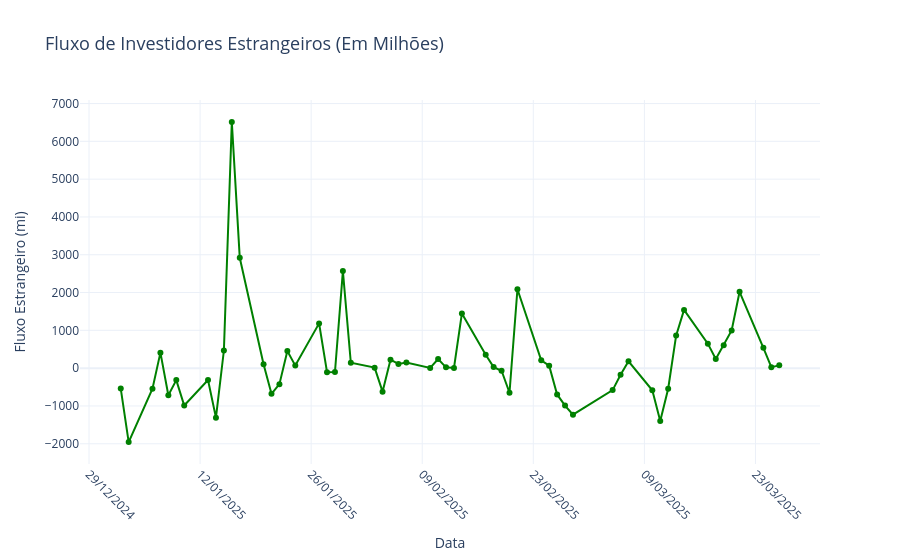

The cell this chart's notebook holds for it:
### Markdown cell above
# Fluxo de Investidores Estrangeiro

### Code cell
import pandas as pd
import requests
from bs4 import BeautifulSoup
import plotly.graph_objects as go
from datetime import datetime

# URL do site
url = "https://www.dadosdemercado.com.br/fluxo"

# Fazer a requisição HTTP para obter o conteúdo da página
response = requests.get(url)
if response.status_code == 200:
    soup = BeautifulSoup(response.content, 'html.parser')

    # Encontrar a tabela na página
    tabela_html = soup.find('table')  # Localiza a primeira tabela na página
    if tabela_html:
        # Ler a tabela HTML com pandas
        tabela = pd.read_html(str(tabela_html))[0]

        # Verificar os nomes das colunas
        print("Colunas disponíveis na tabela:", tabela.columns)

        # Garantir que a coluna 'Data' esteja no formato datetime
        tabela['Data'] = pd.to_datetime(tabela['Data'], format='%d/%m/%Y', errors='coerce')

        # Verificar se a coluna 'Estrangeiro' existe
        if 'Estrangeiro' in tabela.columns:
            # Converter os valores da coluna 'Estrangeiro' para numérico
            tabela['Estrangeiro'] = tabela['Estrangeiro'].str.replace(' mi', '')  # Remover 'mi'
            tabela['Estrangeiro'] = tabela['Estrangeiro'].str.replace('.', '', regex=False)  # Remover separadores de milhares
            tabela['Estrangeiro'] = tabela['Estrangeiro'].str.replace(',', '.', regex=False).astype(float)

            # Filtrar os dados a partir do início do ano atual
            inicio_ano = datetime(datetime.now().year, 1, 1)  # Primeiro dia do ano atual
            tabela_filtrada = tabela[tabela['Data'] >= inicio_ano]

            # Criar o gráfico de linha com a coluna 'Estrangeiro'
            fig = go.Figure()

            # Adicionar a linha conectando os valores de 'Estrangeiro'
            fig.add_trace(go.Scatter(
                x=tabela_filtrada['Data'],  # Eixo X: coluna Data
                y=tabela_filtrada['Estrangeiro'],  # Eixo Y: fluxo estrangeiro
                mode='lines+markers',
                name='Estrangeiro',
                line=dict(color='green'),
                marker=dict(size=6, color='green', symbol='circle')
            ))

            # Personalizar o layout
            fig.update_layout(
                title='Fluxo de Investidores Estrangeiros (Em Milhões)',
                xaxis_title='Data',
                yaxis_title='Fluxo Estrangeiro (mi)',
                template='plotly_white',
                xaxis=dict(
                    tickformat='%d/%m/%Y',  # Formatar as datas no eixo X
                    tickangle=45,           # Rotacionar os rótulos do eixo X
                    showgrid=True,          # Mostrar linhas de grade no eixo X
                    tickmode='auto',        # Ajustar automaticamente os rótulos
                    nticks=10               # Limitar o número de rótulos no eixo X
                ),
                yaxis=dict(
                    showgrid=True,          # Mostrar linhas de grade no eixo Y
                    rangemode='tozero'      # Garantir que o eixo Y comece no zero
                ),
                title_font_size=18,
                xaxis_title_font_size=14,
                yaxis_title_font_size=14
            )

            # Exibir o gráfico
            fig.show()
        else:
            print("A coluna 'Estrangeiro' não foi encontrada na tabela. Verifique os nomes das colunas.")
    else:
        print("Tabela não encontrada na página.")
else:
    print(f"Erro ao acessar o site: {response.status_code}")

### Figure 1 — Plotly figure (JSON) as saved in the notebook; plotly's stock layout.template omitted (floating-point values rounded to 4 significant figures)
{"data": [{"line": {"color": "green"}, "marker": {"color": "green", "size": 6, "symbol": "circle"}, "mode": "lines+markers", "name": "Estrangeiro", "type": "scatter", "x": ["2025-03-26T00:00:00.000000000", "2025-03-25T00:00:00.000000000", "2025-03-24T00:00:00.000000000", "2025-03-21T00:00:00.000000000", "2025-03-20T00:00:00.000000000", "2025-03-19T00:00:00.000000000", "2025-03-18T00:00:00.000000000", "2025-03-17T00:00:00.000000000", "2025-03-14T00:00:00.000000000", "2025-03-13T00:00:00.000000000", "2025-03-12T00:00:00.000000000", "2025-03-11T00:00:00.000000000", "2025-03-10T00:00:00.000000000", "2025-03-07T00:00:00.000000000", "2025-03-06T00:00:00.000000000", "2025-03-05T00:00:00.000000000", "2025-02-28T00:00:00.000000000", "2025-02-27T00:00:00.000000000", "2025-02-26T00:00:00.000000000", "2025-02-25T00:00:00.000000000", "2025-02-24T00:00:00.000000000", "2025-02-21T00:00:00.000000000", "2025-02-20T00:00:00.000000000", "2025-02-19T00:00:00.000000000", "2025-02-18T00:00:00.000000000", "2025-02-17T00:00:00.000000000", "2025-02-14T00:00:00.000000000", "2025-02-13T00:00:00.000000000", "2025-02-12T00:00:00.000000000", "2025-02-11T00:00:00.000000000", "2025-02-10T00:00:00.000000000", "2025-02-07T00:00:00.000000000", "2025-02-06T00:00:00.000000000", "2025-02-05T00:00:00.000000000", "2025-02-04T00:00:00.000000000", "2025-02-03T00:00:00.000000000", "2025-01-31T00:00:00.000000000", "2025-01-30T00:00:00.000000000", "2025-01-29T00:00:00.000000000", "2025-01-28T00:00:00.000000000", "2025-01-27T00:00:00.000000000", "2025-01-24T00:00:00.000000000", "2025-01-23T00:00:00.000000000", "2025-01-22T00:00:00.000000000", "2025-01-21T00:00:00.000000000", "2025-01-20T00:00:00.000000000", "2025-01-17T00:00:00.000000000", "2025-01-16T00:00:00.000000000", "2025-01-15T00:00:00.000000000", "2025-01-14T00:00:00.000000000", "2025-01-13T00:00:00.000000000", "2025-01-10T00:00:00.000000000", "2025-01-09T00:00:00.000000000", "2025-01-08T00:00:00.000000000", "2025-01-07T00:00:00.000000000", "2025-01-06T00:00:00.000000000", "2025-01-03T00:00:00.000000000", "2025-01-02T00:00:00.000000000"], "y": [73.72, 25.51, 539.1, 2020.0, 998.4, 605.2, 239.9, 647.5, 1541.0, 860.5, -544.6, -1400.0, -586.5, 182.2, -175.3, -581.5, -1232.0, -990.3, -696.0, 64.18, 207.0, 2087.0, -651.4, -69.11, 27.92, 352.2, 1449.0, 6.27, 21.41, 242.0, 5.51, 150.6, 110.3, 223.4, -622.7, 13.57, 141.5, 2567.0, -102.5, -105.4, 1184.0, 66.87, 450.8, -423.6, -679.6, 104.2, 2920.0, 6513.0, 465.8, -1309.0, -314.1, -987.9, -316.2, -718.2, 409.9, -546.0, -1955.0, -541.3]}], "layout": {"title": {"font": {"size": 18}, "text": "Fluxo de Investidores Estrangeiros (Em Milhões)"}, "xaxis": {"nticks": 10, "showgrid": true, "tickangle": 45, "tickformat": "%d/%m/%Y", "tickmode": "auto", "title": {"font": {"size": 14}, "text": "Data"}}, "yaxis": {"rangemode": "tozero", "showgrid": true, "title": {"font": {"size": 14}, "text": "Fluxo Estrangeiro (mi)"}}}}
